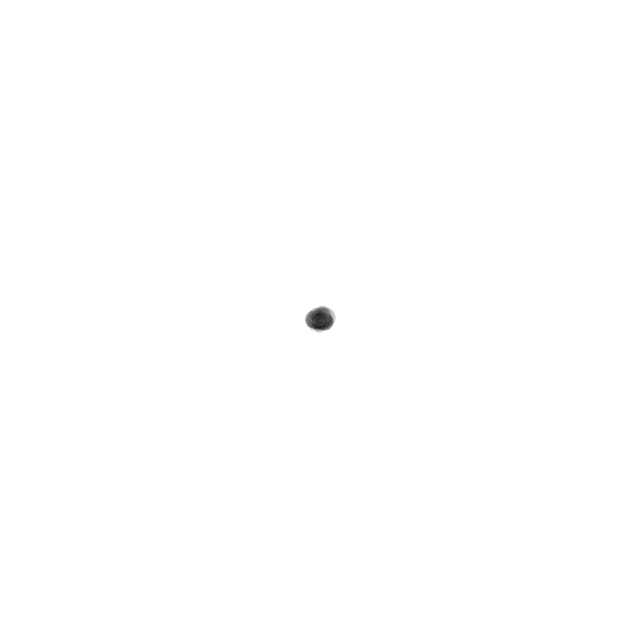
Frame 1 (no input)
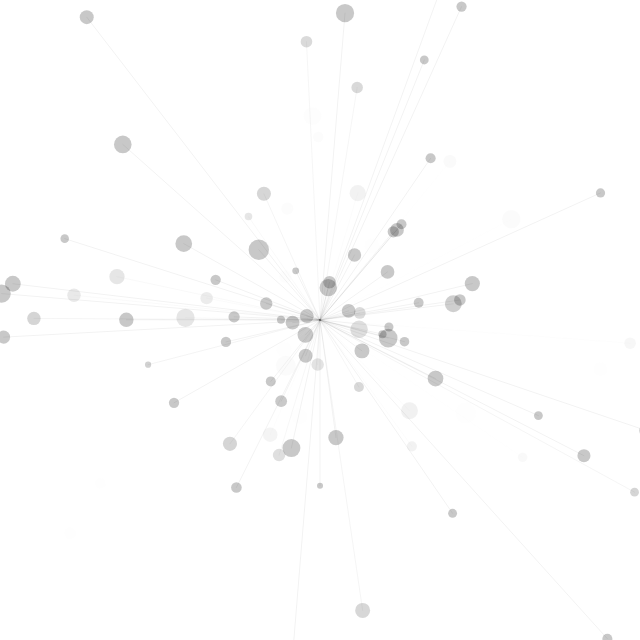
Frame 60 (no input)
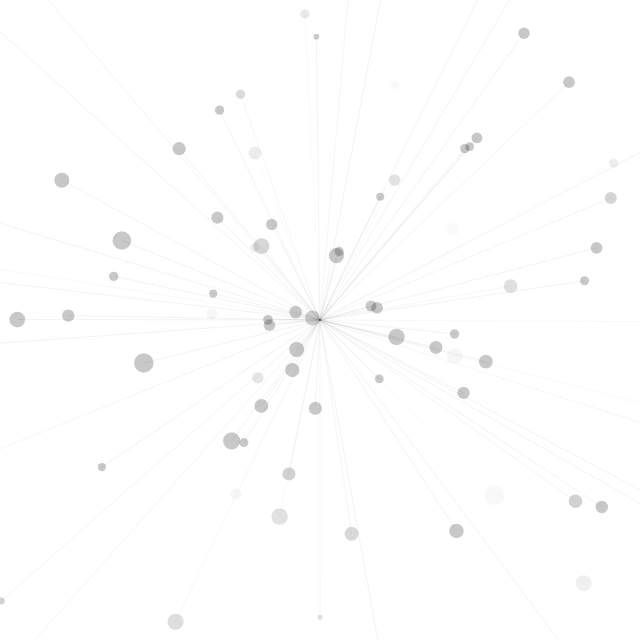
Frame 120 (the mouse pressed at the canvas centre since frame 60)

The p5.js sketch that drew these frames (run headless with seeded random() and noise() and a simulated clock; from frame 60 on, the mouse is pressed at the canvas centre):

// p5.js sketch
// ── sketch.js
var population = 100;
var oscillators = [];

function setup() {
	createCanvas(640,640);
	background(0);

	for(var i = 0; i < population; i++){
		oscillators[i] = new Oscillator(random(0,1000));
	}
}

function draw(){
	background(255);
	for(var i = 0; i < population; i++){
		oscillators[i].oscillate();
		oscillators[i].render();
	}
}

// ── Oscillator.js
var Oscillator = function(_time){
    var angle = createVector();
    var vel = createVector(random(-0.015,0.015),random(-0.015,0.015));
    var amp = createVector(random((width*1.5)/2),random((height*1.5)/2));
    var time = _time;

    this.oscillate = function(){
        angle.add(vel);
    }

    this.render = function(){
        var x = sin(angle.x)*amp.x;
        var y = sin(angle.y)*amp.y;
        var rad = map(noise(time),0,1,2.5,25);

        var col1 = map(sin(time),0,1,0,255);
        var col2 = map(sin(time),0,1,0,255);
        var col3 = map(sin(time),0,1,0,255);

        time += 0.02;

        push();
        translate(width/2,height/2);
        strokeWeight(0.25)
        stroke(col1,col2,col3,55);
        fill(col1,col2,col3,55);
        line(0,0,x,y);
        noStroke();
        ellipse(x,y,rad);
        pop();
    }
}
